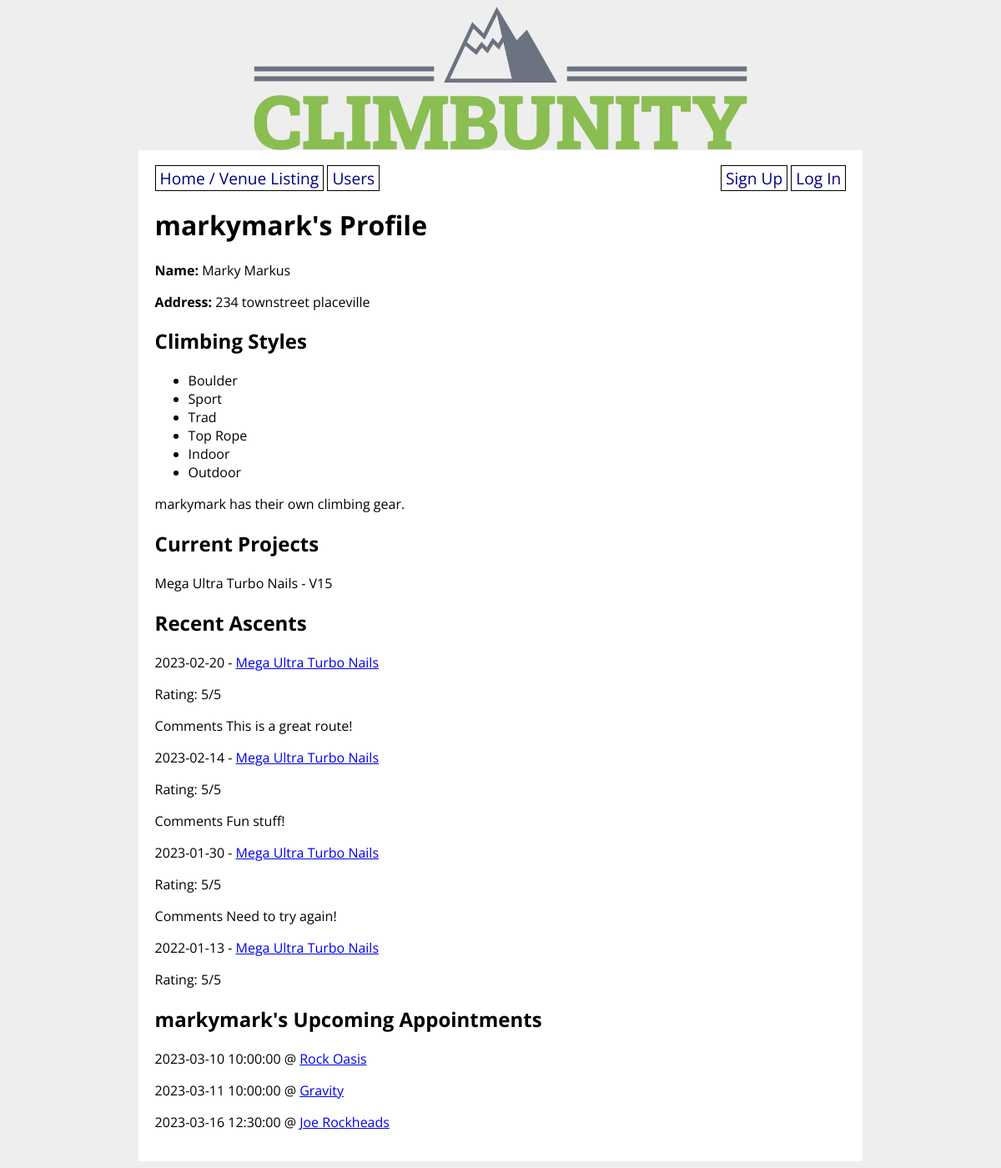
The app's page /profile/3, older data.
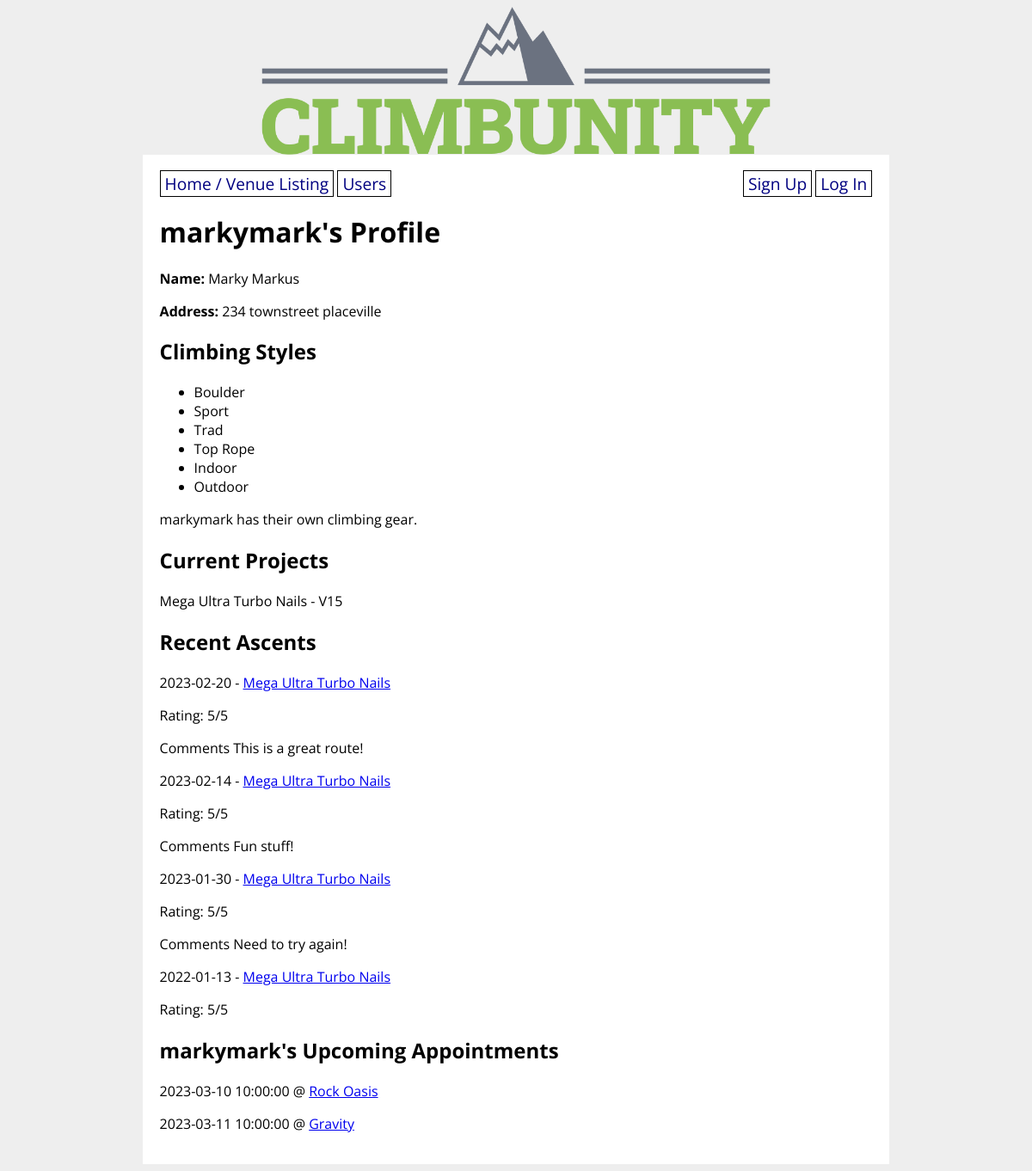
The same page, newer data.
### climbunity_app/models.py (models this page shows, shortened)
class User(UserMixin, db.Model):
    id = db.Column(db.Integer, primary_key=True)
    username = db.Column(db.String(80), nullable=False, unique=True)
    password = db.Column(db.String(200), nullable=False)
    email = db.Column(db.String(200), nullable=False)
    first_name = db.Column(db.String(50), nullable=False)
    last_name = db.Column(db.String(50), nullable=False)
    address = db.Column(db.String(200), nullable=False)
    has_gear = db.Column(db.Boolean, nullable=False)
    user_projects = db.relationship('Route',
        secondary='user_project_lists', back_populates='projecting_users'
    )
    user_appointments = db.relationship('Appointment',
        secondary='appointment_guests', back_populates='appointment_attendants'
    )
    user_does_styles = db.relationship('Style',
        secondary='user_style_lists', back_populates='climber_styles'
    )

class Style(db.Model):
    id = db.Column(db.Integer, primary_key=True)
    style = db.Column(db.String(8))
    climber_styles = db.relationship('User',
        secondary='user_style_lists', back_populates='user_does_styles'
    )
    route_styles = db.relationship('Route',
        secondary='route_style_lists', back_populates='possible_route_styles'
    )
    def __str__(self):
        return f'{self.style}'

class Route(db.Model):
    id = db.Column(db.Integer, primary_key=True)
    venue_id = db.Column(db.Integer, db.ForeignKey('venue.id'), nullable=False)
    setter_id = db.Column(db.Integer, db.ForeignKey('user.id'))
    name = db.Column(db.String(80), nullable=False)
    grade = db.Column(db.String(10), nullable=False)
    photo_url = db.Column(URLType)
    route_set_date = db.Column(db.Date)
    route_takedown_date = db.Column(db.Date)
    projecting_users = db.relationship('User',
        secondary='user_project_lists', back_populates='user_projects'
    )
    ascents_on_route = db.relationship('Ascent',
        secondary='route_ascent_lists', back_populates='routes_ascended'
    )
    possible_route_styles = db.relationship('Style',
        secondary='route_style_lists', back_populates='route_styles'
    )
    route_tags = db.relationship('Tag',
        secondary='route_tag_lists', back_populates='tagged_routes'
    )

class Ascent(db.Model):
    id = db.Column(db.Integer, primary_key=True)
    user_id = db.Column(db.Integer, db.ForeignKey('user.id'), nullable=False)
    route_id = db.Column(db.Integer, db.ForeignKey('route.id'), nullable=False)
    send_date = db.Column(db.Date)
    send_type = db.Column(db.Enum(SendType))
    send_rating = db.Column(db.Integer)
    send_comments = db.Column(db.String)
    routes_ascended = db.relationship('Route',
        secondary="route_ascent_lists", back_populates='ascents_on_route'
    )

class Appointment(db.Model):
    id = db.Column(db.Integer, primary_key=True)
    created_by = db.Column(db.Integer, db.ForeignKey('user.id'), nullable=False)
    venue_id = db.Column(db.Integer, db.ForeignKey('venue.id'), nullable=False)
    appointment_datetime = db.Column(db.DateTime, nullable=False)
    appointment_attendants = db.relationship('User',
        secondary='appointment_guests', back_populates='user_appointments'
    )
    appointment_venues = db.relationship('Venue',
        secondary='venue_bookings', back_populates='booked_appointments'
    )

class Venue(db.Model):
    id = db.Column(db.Integer, primary_key=True)
    name = db.Column(db.String(80), nullable=False)
    address = db.Column(db.String(80), nullable=False)
    open_hours = db.Column(db.String(1000))
    description = db.Column(db.String(1000))
    booked_appointments = db.relationship('Appointment',
        secondary='venue_bookings', back_populates='appointment_venues'
    )
    def __str__(self):
        return f'{self.name}'

### climbunity_app/main/routes.py (the view)
@main.route('/profile/<user_id>', methods=['GET', 'POST'])
def user_detail(user_id):
    routes = Route.query.all()
    user = User.query.get(user_id)
    ascents = Ascent.query.filter_by(user_id=user_id).limit(5).all()
    if current_user == user:
        form = SignUpForm(obj=user)
        return render_template('user_detail.html', routes=routes, ascents=ascents, user=user, form=form)
    else:
        user = User.query.get(user_id)
    return render_template('user_detail.html', routes=routes, ascents=ascents, user=user)

### climbunity_app/templates/user_detail.html (shortened to what this page needs)
{% extends 'base.html' %}
{% block content %}
<h1> {{ user.username }}'s Profile</h1>
<p><strong>Name: </strong> {{ user.first_name }} {{ user.last_name }}</p>
<p><strong>Address: </strong> {{ user.address }}</p>
<h2>Climbing Styles</h2>
{% if user.user_does_styles %}
    <ul>
        {% for style in user.user_does_styles %}
            <li>{{ style }}</li>
        {% endfor %}
    </ul>
{% endif %}
{% if user.has_gear %}
    <p>{{ user.username }} has their own climbing gear.</p>
{% else %}
    <p>{{ user.username }} does not have their own climbing gear.</p>
{% endif %}
{% include 'partials/projects_ascents_partial.html' %}
{% include 'partials/appointments_partial.html' %}
{% endblock %}

### climbunity_app/templates/base.html (shortened to what this page needs)
<!DOCTYPE html>
<html>
    <head>
        <link rel="stylesheet" href="/static/style.css">
    </head>
    <body>
        <img class="header-image" src="../static/img/logo-no-background.png" />
        <div id="content">
            {% include 'partials/nav_buttons_partial.html' %}
            {% block content %}{% endblock %}
        </div>
    </body>
</html>

### climbunity_app/templates/partials/nav_buttons_partial.html (shortened to what this page needs)
<nav>
    <div>
        <a href="/">Home / Venue Listing</a>
        <a href="/users">Users</a>
    </div>
    <div>
        {% if current_user.is_authenticated %}
            <a href="/new_venue">New Venue</a>
            <a href="/new_route">New Route</a>
            <a href="/new_appointment">New Appointment</a>
            <a href="/logout">Log Out</a>
        {% else %}
            <a href="/signup">Sign Up</a>
            <a href="/login">Log In</a>
        {% endif %}
    </div>
</nav>

### climbunity_app/templates/partials/projects_ascents_partial.html (shortened to what this page needs)
<h2>Current Projects</h2>
{% if user.user_projects %}
    {% for route in user.user_projects%}
        <div>{{ route.name }} - {{ route.grade }}
        </div>
    {% endfor %}
{% else %}
<p>No projects are currently being tracked.</p>
{% endif %}
<h2>Recent Ascents</h2>
{% if ascents %}
    <div>
        {% for ascent in ascents %}
            <p>{{ ascent.send_date }} - <a href="/route/{{ ascent.route_id }}" > {{ ascent.routes_ascended[0].name }}</a></p>
            {% if ascent.send_rating %}
                <p>Rating: {{ ascent.send_rating }}/5</p>
            {% endif %}
            {% if ascent.send_comments %}
                <p>Comments {{ ascent.send_comments }}</p>
            {% endif %}
        {% endfor %}
    </div>
{% else %}
    {% if current_user.id == user.id %}
        You haven't logged any ascents yet!
    {% else %}
        {{ user.first_name }} {{ user.last_name }} has not logged any ascents yet!
    {% endif %}
{% endif %}

### climbunity_app/templates/partials/appointments_partial.html (shortened to what this page needs)
{% if user == current_user %}
    <h2>Your Upcoming Appointments</h2>
    {% if user.user_appointments %}
        <div>
            {% for appointment in user.user_appointments %}
                <p>{{ appointment.appointment_datetime }} @ <a href="/venue/{{ appointment.venue_id }}" >{{ appointment.appointment_venues[0] }}</a></p>
                <form method="POST" action="/delete_appointment/{{ appointment.id }}">
                    <input type="submit" value="Delete appointment">
                </form>
            {% endfor %}
        </div>
    {% else %}
        <p>You have no appointments yet!</p>
    {% endif %}
{% else %}
    <h2>{{ user.username }}'s Upcoming Appointments</h2>
    {% if user.user_appointments %}
    <div>
        {% for appointment in user.user_appointments %}
        <p>{{ appointment.appointment_datetime }} @ <a href="/venue/{{ appointment.venue_id }}" >{{ appointment.appointment_venues[0] }}</a>
        {% endfor %}
    </div>
    {% endif %}
{% endif %}

### climbunity_app/static/style.css (style rules this page uses)
body { display: flex; flex-direction: column; align-items: center; background-color: #eee; font-family: 'Open Sans', sans-serif; }
#content { width: 70%; background-color: white; padding: 20px; }
nav { width: 100%; display: flex; flex-direction: row; justify-content: space-between; }
nav a { color: navy; text-decoration: none; border: 1px solid black; padding: 1px 5px; font-size: 1.2em; }
.header-image { max-width: 50%; }

Row changes from the older to the newer data that the page shows:
removed Appointment: appointment_datetime "2023-03-16 12:30:00", name "Joe Rockheads"
